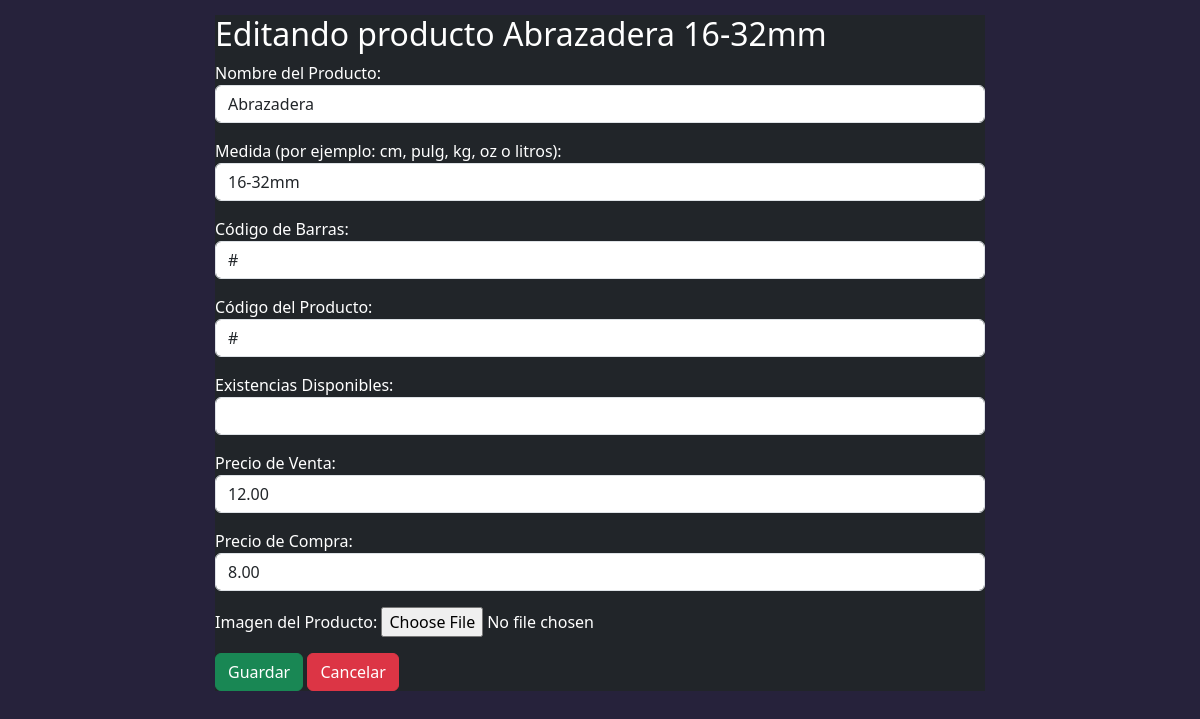
/productos/editar/130/, run on an earlier commit of the app's database.
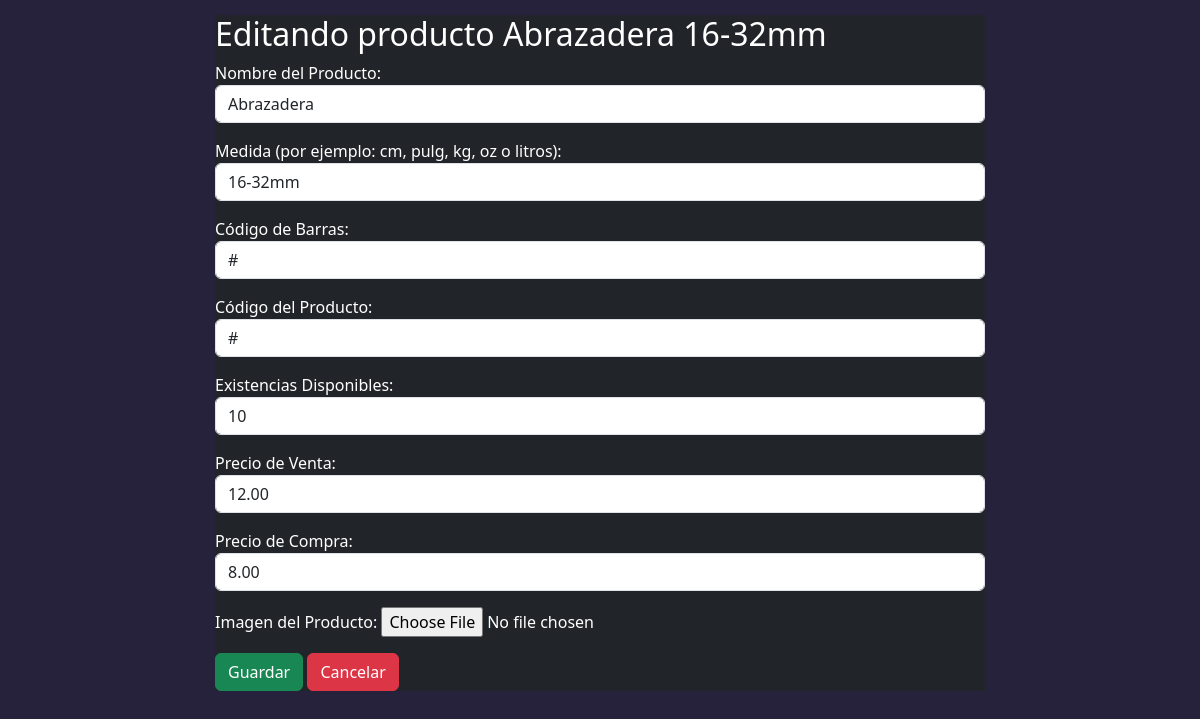
And on a later commit of the database.
### Inventario/models.py (models this page shows, shortened)
class Producto(models.Model):
    nombre = models.CharField(max_length=255, verbose_name='Nombre del Producto')
    medida = models.CharField(max_length=255, verbose_name='Medida (por ejemplo: cm, pulg, kg, oz o litros)', blank=True, null=True,)
    codigo_barras = models.CharField(max_length=255, verbose_name="Codigo de Barra", blank=True, null=True,)
    codigo_producto = models.CharField(blank=True, null=True, max_length=25, verbose_name='Codigo Producto')
    existencia = models.IntegerField(default=0,max_length=255, verbose_name='Existencias')
    precio_venta = models.DecimalField(max_digits=10, decimal_places=2, verbose_name='Precio de Venta', blank=True, null=True,)
    precio_compra = models.DecimalField(max_digits=10, decimal_places=2, verbose_name='Precio de Compra', default=0)
    fecha_creacion = models.DateField(auto_now_add=True, verbose_name='Fecha de Creación')
    imagen = models.ImageField(blank=True, null=True, verbose_name='Imagen del Producto')
    class Meta:
        verbose_name_plural = 'Productos'

### Inventario/views.py (the view)
# urls.py: path('productos/editar/<int:pk>/', ProductoUpdateView.as_view(), name='producto_update'),
class ProductoUpdateView(UpdateView):
    model = Producto
    form_class= ProductoForm
    template_name = 'producto_update.html'
    success_url = reverse_lazy('producto_list')

### Inventario/forms.py
class ProductoForm(forms.ModelForm):
    class Meta:
        model = Producto
        fields = '__all__'
        labels = {
            'nombre': 'Nombre del Producto',
            'medida': 'Medida (por ejemplo: cm, pulg, kg, oz o litros)',
            'codigo_barras': 'Código de Barras',
            'codigo_producto': 'Código del Producto',
            'existencia': 'Existencias Disponibles',
            'precio_venta': 'Precio de Venta',
            'precio_compra': 'Precio de Compra',
        }
        widgets = {
            'nombre': forms.TextInput(attrs={'class': 'form-control'}),
            'medida': forms.TextInput(attrs={'class': 'form-control'}),
            'codigo_barras': forms.TextInput(attrs={'class': 'form-control'}),
            'codigo_producto': forms.TextInput(attrs={'class': 'form-control'}),
            'existencia': forms.NumberInput(attrs={'class': 'form-control'}),
            'precio_venta': forms.NumberInput(attrs={'class': 'form-control'}),
            'precio_compra': forms.NumberInput(attrs={'class': 'form-control'}),
        }

### Inventario/templates/producto_update.html (shortened to what this page needs)
{% extends 'basemodal.html' %}
{% block content %}
      <div class="card-body">
        <h2>Editando producto {{producto.nombre}}
          {%if producto.medida%}
          {{producto.medida}}
          {%endif%}
        </h2>
        <form method="post" enctype="multipart/form-data" action="{% url 'producto_update' pk=producto.id %}">
          {{ form.as_p }}
            <button type="submit" class="btn btn-success">Guardar</button>
            <button class="btn btn-danger" onclick= "cerrar_modal()">Cancelar</button>
        </form>
      </div>
{% endblock %}

What changed in the data, as far as the page shows it:
changed Producto "Abrazadera": existencia (not shown) → "10"
